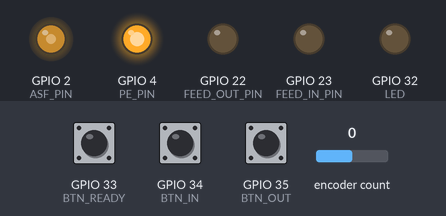
The program below on a simulated ESP32. Parts: output pins drawn as LEDs (lit = HIGH). Inputs (shaded band) come from the test bench; at power-on: GPIO 33 (BTN_READY) LOW, GPIO 34 (BTN_IN) LOW, GPIO 35 (BTN_OUT) LOW, encoder count 0. What the program prints to the serial monitor is not drawn.

Above: at 1.2 s.
1.3 s: GPIO 33 (BTN_READY) pulled HIGH for 0.15 s
At 2.1 s:
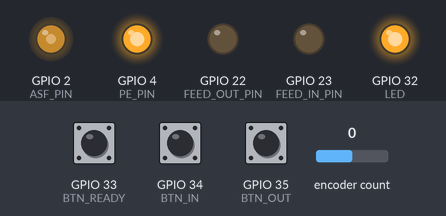
3.0 s: GPIO 34 (BTN_IN) pulled HIGH for 0.15 s
At 3.3 s:
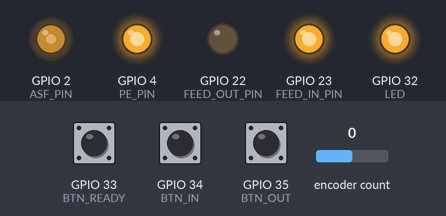
4.6 s: GPIO 35 (BTN_OUT) pulled HIGH for 0.15 s
At 5.7 s:
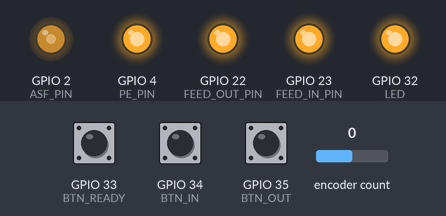
6.2 s: GPIO 33 (BTN_READY) pulled HIGH for 1 s
At 7.7 s:
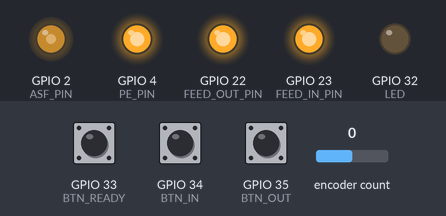
8.7 s: GPIO 34 (BTN_IN) pulled HIGH for 1 s
At 10.8 s:
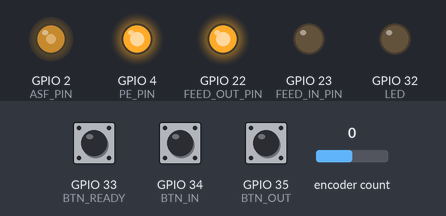
11.2 s: GPIO 33 (BTN_READY) pulled HIGH for 0.15 s
At 12.1 s:
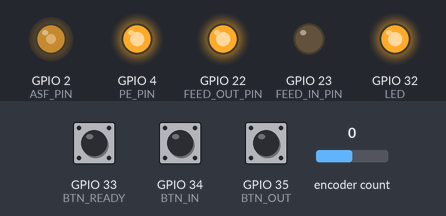
Timing chart, 0 to 13.9 s (numbered marks = the images above; inputs shaded):
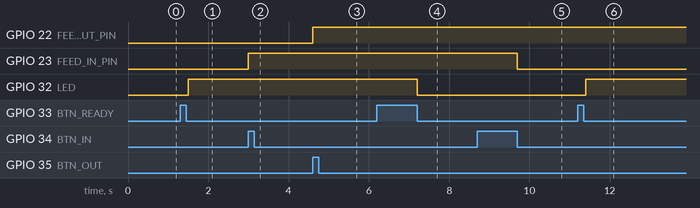

Measured:
- after the input at 1.3 s, GPIO 32 (LED): LOW → HIGH after 0.20 s
- after the input at 3.0 s, GPIO 23 (FEED_IN_PIN): LOW → HIGH at once
- after the input at 4.6 s, GPIO 22 (FEED_OUT_PIN): LOW → HIGH at once
- after the input at 6.2 s, GPIO 32 (LED): HIGH → LOW after 1.0 s
- after the input at 8.7 s, GPIO 23 (FEED_IN_PIN): HIGH → LOW after 1.0 s
- after the input at 11.2 s, GPIO 32 (LED): LOW → HIGH after 0.20 s

The program:

main.cpp
```cpp
#include <Arduino.h>
#include <ESP32Encoder.h>

#define ASF_PIN 2
#define PE_PIN 4
#define FEED_IN_PIN 23
#define FEED_OUT_PIN 22
#define encoderA 18
#define encoderB 19

#define LED 32
#define BTN_READY 33
#define BTN_IN 34
#define BTN_OUT 35

#define ASF_CH 0
#define ASF_FREQ 5
#define ASF_RES 8
#define ASF_DUTY 128

#define Ready 1
#define Standby 0

long oldPosition = -999;
long newPosition;
long encoder_active = 0;
int offsetnewPosition = 50;

long arr_stop[20];
int chk_stop = 0;
int offset_chk_stop = 3000;
uint8_t indexof_arr_stop = 0;

uint8_t PE_state = 0;
uint8_t btn_pe_state = 0;

uint8_t last_value0 = 0, last_value1 = 0, last_value2 = 0;
uint8_t cur_ready = 0, cur_in = 0, cur_out = 0;

ESP32Encoder epsonEncoder;

enum state
{
  p_standby,
  p_readytoprint,
  p_print,
  p_printfinish,
  p_stepfinish
};

enum state process_state = p_standby;

void ASF_Emulator()
{
  ledcSetup(ASF_CH, ASF_FREQ, ASF_RES);
  ledcAttachPin(ASF_PIN, ASF_CH);
  ledcWrite(ASF_CH, ASF_DUTY);
}

void chk_finish()
{
  arr_stop[indexof_arr_stop] = newPosition;
  indexof_arr_stop++;
  // Serial.print("index0 ");
  // Serial.println(arr_stop[0]);
  // Serial.print("index20 ");
  // Serial.println(arr_stop[19]);

  if (indexof_arr_stop > 20)
  {
    // Serial.println("-----------------------------20 ");
    indexof_arr_stop = 0;
    chk_stop = arr_stop[19] - arr_stop[0];
    Serial.print("-----------------------------chk_stop ");
    Serial.println(chk_stop);
  }
}

void Encoder_Task(void *p)
{
  while (1)
  {
    newPosition = epsonEncoder.getCount() / 2;
    if (newPosition != oldPosition)
    {
      oldPosition = newPosition;
      chk_finish();
      Serial.println(newPosition);
    }
    vTaskDelay(10 / portTICK_PERIOD_MS);
  }
}

void Ready_To_Print()
{
  switch (process_state)
  {
  case p_standby:

    break;

  case p_readytoprint:
    if (newPosition >= encoder_active + offsetnewPosition)
    {
      Serial.println("Start Print");
      digitalWrite(PE_PIN, false);
      digitalWrite(LED, true);
      vTaskDelay(5000 / portTICK_PERIOD_MS);
      process_state = p_print;
    }

    break;

  case p_print:

    if (chk_stop > offset_chk_stop)
    {
      Serial.println("Stop Print");
      btn_pe_state = Standby;
      process_state = p_standby;

      digitalWrite(PE_PIN, true);
      digitalWrite(LED, false);
    }

    break;
  }
  vTaskDelay(100 / portTICK_PERIOD_MS);
}

void BTN_task(void *p)
{
  while (1)
  {
    cur_ready = digitalRead(BTN_READY);
    cur_in = digitalRead(BTN_IN);
    cur_out = digitalRead(BTN_OUT);

    if (cur_ready != last_value0)
    {
      if (cur_ready == 0 && btn_pe_state == Standby)
      {
        btn_pe_state = Ready;
        encoder_active = newPosition;
        process_state = p_readytoprint;
        digitalWrite(LED, true);
      }
      else if (cur_ready == 0 && btn_pe_state == Ready)
      {
        btn_pe_state = Standby;
        process_state = p_standby;
        digitalWrite(PE_PIN, true);
        digitalWrite(LED, false);
      }
      last_value0 = cur_ready;
    }

    if (cur_in != last_value1)
    {
      if (cur_in == 0 && btn_pe_state == Standby)
      {
        digitalWrite(FEED_IN_PIN, false);
      }
      else
      {
        digitalWrite(FEED_IN_PIN, true);
      }
      last_value1 = cur_in;
    }

    if (cur_out != last_value2)
    {
      if (cur_out == 0 && btn_pe_state == Standby)
      {
        digitalWrite(FEED_IN_PIN, false);
        digitalWrite(FEED_OUT_PIN, false);
      }
      else
      {
        digitalWrite(FEED_IN_PIN, true);
        digitalWrite(FEED_OUT_PIN, true);
      }
      last_value2 = cur_out;
    }

    vTaskDelay(100 / portTICK_PERIOD_MS);
  }
}

void set_init()
{
  Serial.begin(9600);

  pinMode(BTN_IN, INPUT);
  pinMode(BTN_OUT, INPUT);
  pinMode(BTN_READY, INPUT);
  pinMode(LED, OUTPUT);

  pinMode(ASF_PIN, OUTPUT);
  pinMode(PE_PIN, OUTPUT);
  pinMode(FEED_IN_PIN, OUTPUT);
  pinMode(FEED_OUT_PIN, OUTPUT);
  digitalWrite(PE_PIN, true);

  epsonEncoder.attachHalfQuad(encoderA, encoderB);
  epsonEncoder.setCount(0);
}

void setup()
{
  set_init();
  ASF_Emulator();
  xTaskCreate(&BTN_task, "BTN_task", 2048, NULL, 10, NULL);
  xTaskCreate(&Encoder_Task, "Encoder_Task", 2048, NULL, 10, NULL);
}

void loop()
{
  Ready_To_Print();
}
```
